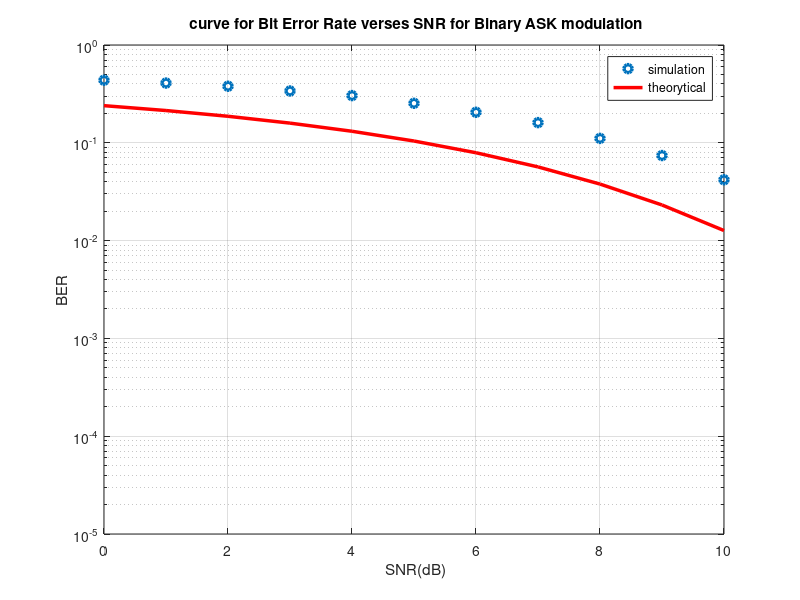

Recreate this plot in MATLAB.
clc;
clear all;
close all;
num_bit=10000;%number of bit
data=randi([0,1],1,num_bit);%random bit generation (1 or 0)
SNRdB=0:10; % SNR in dB
SNR=10.^(SNRdB/10);
for(k=1:length(SNRdB))%BER (error/bit) calculation for different SNR%
y=awgn(complex(data),SNRdB(k));
error=0;
R=0;
M=[];
for(c=1:1:num_bit)
if (y(c)>.5&&data(c)==0)||(y(c)<.5&&data(c)==1)%logic acording to BASK
error=error+1;
M=[M ~data(c)];
else
M=[M data(c)];
end
end
error=error/num_bit; %Calculate error/bit
m(k)=error;
end
semilogy(SNRdB,m,'o','linewidth',2.5),grid on,hold on;
BER_th=(1/2)*erfc(.5*sqrt(SNR));
semilogy(SNRdB,BER_th,'r','linewidth',2.5),grid on,hold on;
title(' curve for Bit Error Rate verses SNR for Binary ASK modulation');
xlabel(' SNR(dB)');
ylabel('BER');
legend('simulation','theorytical')
axis([0 10 10^-5 1]);
